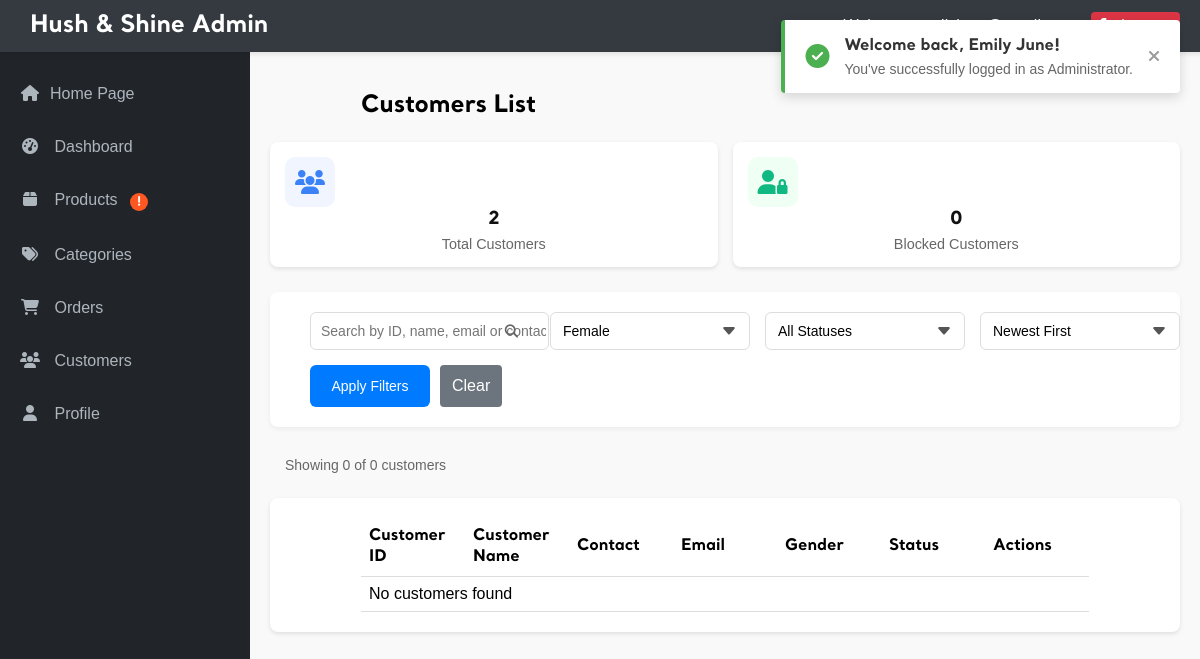
Before: /admin/admin_customer.php?gender=F (signed in) with the older database file.
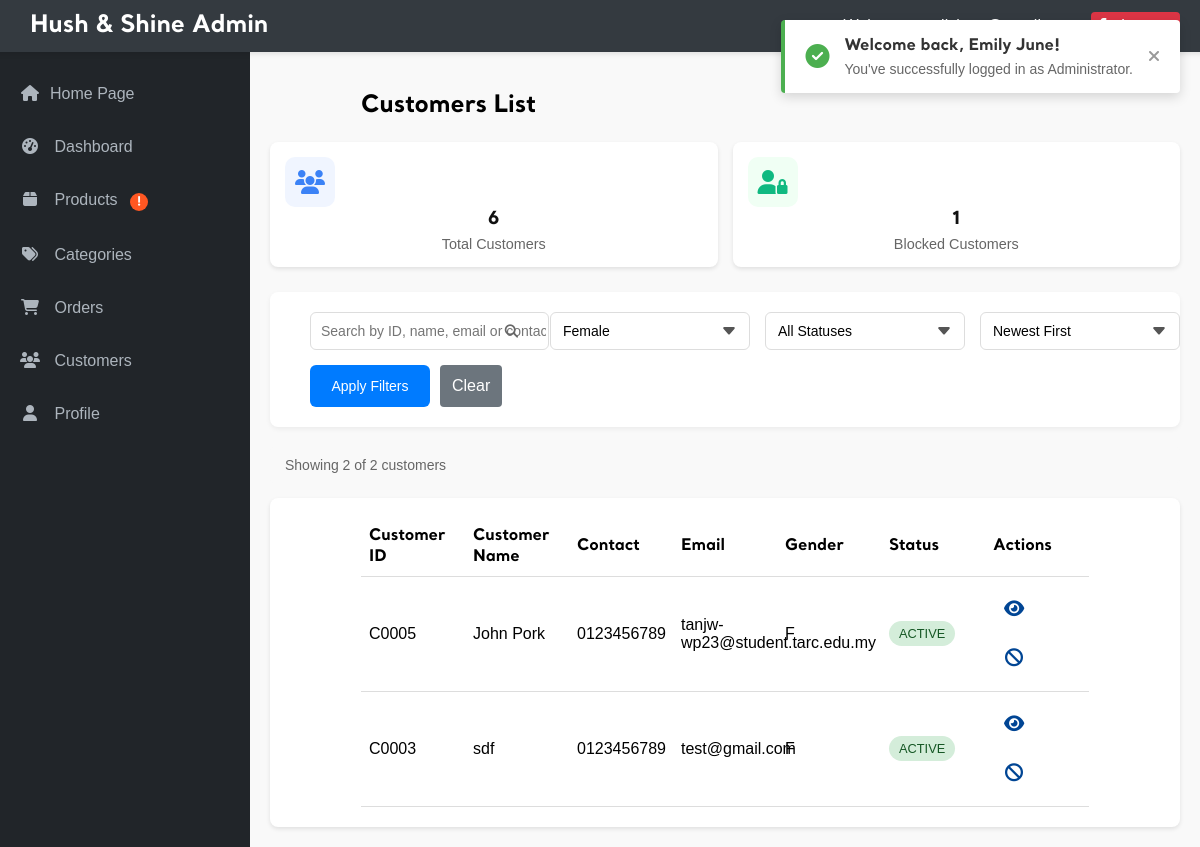
After: the same page with the newer database file.
### tables this page shows
CREATE TABLE `customer` (
  `cust_id` char(5) NOT NULL,
  `cust_name` varchar(50) NOT NULL,
  `cust_contact` varchar(13) NOT NULL,
  `cust_email` varchar(50) NOT NULL,
  `cust_gender` char(1) NOT NULL,
  `cust_password` varchar(100) NOT NULL,
  `cust_photo` varchar(100) NOT NULL,
  `status` enum('active','blocked') DEFAULT 'active',
  `blocked_until` datetime DEFAULT NULL,
  `block_reason` varchar(255) DEFAULT NULL
);

### admin/admin_customer.php (the view, shortened to what this page needs)
<?php
require_once '../_base.php';
include '../_head.php';
$page = isset($_GET['page']) ? (int)$_GET['page'] : 1;
$itemsPerPage = 10;
$offset = ($page - 1) * $itemsPerPage;
$searchTerm = isset($_GET['search']) ? trim($_GET['search']) : '';
$genderFilter = isset($_GET['gender']) ? $_GET['gender'] : '';
$sortBy = isset($_GET['sort']) ? $_GET['sort'] : 'newest';
$where = [];
$params = [];
if (!empty($genderFilter)) {
    $where[] = "cust_gender = ?";
    $params[] = $genderFilter;
}
$whereClause = !empty($where) ? ' WHERE ' . implode(' AND ', $where) : '';
$orderBy = match($sortBy) {
    'name_asc' => 'cust_name ASC',
    'name_desc' => 'cust_name DESC',
    'oldest' => 'cust_id ASC',
    default => 'cust_id DESC'
};
try {
    $countQuery = "SELECT COUNT(*) FROM customer" . $whereClause;
    $stmt = $_db->prepare($countQuery);
    $stmt->execute($params);
    $totalItems = $stmt->fetchColumn();
} catch (PDOException $e) {
    echo "Database error: " . $e->getMessage();
    exit;
}
try {
    $query = "SELECT cust_id, cust_name, cust_contact, cust_email, cust_gender, status, blocked_until
             FROM customer"
             . $whereClause .
             " ORDER BY " . $orderBy .
             " LIMIT " . $itemsPerPage . " OFFSET " . $offset;
    $stmt = $_db->prepare($query);
    $stmt->execute($params);
    $customers = $stmt->fetchAll(PDO::FETCH_ASSOC);
} catch (PDOException $e) {
    echo "Database error: " . $e->getMessage();
    exit;
}
try {
    $statsQuery = $_db->query("SELECT
        COUNT(*) as total_customers,
        SUM(CASE WHEN status = 'blocked' THEN 1 ELSE 0 END) as blocked_customers
        FROM customer");
    $stats = $statsQuery->fetch(PDO::FETCH_ASSOC);
} catch (PDOException $e) {
    $stats = ['total_customers' => 0, 'blocked_customers' => 0];
}
?>
<main class="admin-main">
    <div class="admin-title">
        <h2>Customers List</h2>
    </div>
    <div class="stats-cards">
        <div class="stat-card">
            <div class="stat-icon">
                <i class="fas fa-users"></i>
            </div>
            <div class="stat-info">
                <div class="stat-value"><?= number_format($stats['total_customers']) ?></div>
                <div class="stat-label">Total Customers</div>
            </div>
        </div>
        <div class="stat-card">
            <div class="stat-icon">
                <i class="fas fa-user-lock"></i>
            </div>
            <div class="stat-info">
                <div class="stat-value"><?= number_format($stats['blocked_customers']) ?></div>
                <div class="stat-label">Blocked Customers</div>
            </div>
        </div>
    </div>
    <div class="filter-section">
        <form action="admin_customer.php" method="GET" class="filter-form">
            <div class="filter-row">
                <div class="search-box">
                    <input type="text" name="search" placeholder="Search by ID, name, email or contact" value="<?= htmlspecialchars($searchTerm) ?>">
                    <button type="submit" class="search-btn">
                        <i class="fas fa-search"></i>
                    </button>
                </div>
                <div class="filter-group">
                    <select name="gender" class="filter-select">
                        <option value="F" <?= $genderFilter == 'F' ? 'selected' : '' ?>>Female</option>
                    </select>
                </div>
                <div class="filter-group">
                    <select name="status" class="filter-select">
                        <option value="">All Statuses</option>
                    </select>
                </div>
                <div class="filter-group">
                    <select name="sort" class="filter-select">
                        <option value="newest" <?= $sortBy == 'newest' ? 'selected' : '' ?>>Newest First</option>
                    </select>
                </div>
                <div class="filter-buttons">
                    <button type="submit" class="filter-btn">Apply Filters</button>
                    <a href="admin_customer.php" class="admin-submit-btn secondary">Clear</a>
                </div>
            </div>
        </form>
    </div>
    <div class="product-info-bar">
        <div class="product-count">
            Showing <?= count($customers) ?> of <?= $totalItems ?> customers
        </div>
    </div>
    <div class="table-responsive">
        <table class="admin-table">
            <thead>
                <tr>
                    <th>Customer ID</th>
                    <th>Customer Name</th>
                    <th>Contact</th>
                    <th>Email</th>
                    <th>Gender</th>
                    <th>Status</th>
                    <th>Actions</th>
                </tr>
            </thead>
            <tbody>
                <?php if (count($customers) > 0): ?>
                    <?php foreach ($customers as $customer): ?>
                        <tr>
                            <td><?= htmlspecialchars($customer['cust_id']) ?></td>
                            <td><?= htmlspecialchars($customer['cust_name']) ?></td>
                            <td><?= htmlspecialchars($customer['cust_contact']) ?></td>
                            <td><?= htmlspecialchars($customer['cust_email']) ?></td>
                            <td><?= htmlspecialchars($customer['cust_gender']) ?></td>
                            <td>
                                <?php if ($customer['status'] === 'blocked'): ?>
                                    <span class="status-badge blocked" title="Blocked until: <?= date('F j, Y g:i A', strtotime($customer['blocked_until'])) ?>">
                                        Blocked
                                    </span>
                                <?php else: ?>
                                    <span class="status-badge active">Active</span>
                                <?php endif; ?>
                            </td>
                            <td class="actions">
                                <a href="view_customer.php?id=<?= $customer['cust_id'] ?>" class="btn" title="View Customer">
                                    <i class="fas fa-eye"></i>
                                </a>
                                <a href="view_customer.php?id=<?= $customer['cust_id'] ?>" class="btn <?= $customer['status'] === 'blocked' ? 'btn-warning' : 'btn-danger' ?>" title="<?= $customer['status'] === 'blocked' ? 'Manage Block Status' : 'Block Customer' ?>">
                                    <i class="fas <?= $customer['status'] === 'blocked' ? 'fa-unlock' : 'fa-ban' ?>"></i>
                                </a>
                            </td>
                        </tr>
                    <?php endforeach; ?>
                <?php else: ?>
                    <tr>
                        <td colspan="7">No customers found</td>
                    </tr>
                <?php endif; ?>
            </tbody>
        </table>
    </div>
</main>

### _head.php (shortened to what this page needs)
<?php
function hasLowStockProducts() {
    global $_db;
    try {
        $stmt = $_db->prepare("SELECT COUNT(*) FROM product WHERE quantity <= ? AND quantity > 0");
        $stmt->execute([LOW_STOCK_THRESHOLD]);
        return $stmt->fetchColumn() > 0;
    } catch (PDOException $e) {
        return false;
    }
}
$checkLowStock = false;
if (isset($_SESSION['user']) && $_SESSION['user'] == "admin") {
    $checkLowStock = true;
}
$hasLowStock = false;
if ($checkLowStock) {
    $hasLowStock = hasLowStockProducts();
}
$isAdminSection = strpos($_SERVER['REQUEST_URI'], '/admin/') !== false;
    $_adminContext = $_adminContext ?? $isAdminSection;
?>
<!DOCTYPE html>
<html lang="en">
<head>
    <link rel="stylesheet" href="/css/app.css">
    <link href="https://unpkg.com/aos@2.3.1/dist/aos.css" rel="stylesheet">
</head>
<body>
<?php
    if (isset($_SESSION['login_success']) && isset($_SESSION['login_time']) && time() - $_SESSION['login_time'] < 2):
        $user_type = $_SESSION['user'] === 'admin' ? 'Administrator' : 'Customer';
        $user_name = $_SESSION['user'] === 'admin' ? $_SESSION['admin_name'] : $_SESSION['cust_name'];
    ?>
    <div id="login-success-toast" class="success-toast">
        <div class="toast-content">
            <div class="toast-icon">
                <i class="fas fa-check-circle"></i>
            </div>
            <div class="toast-message">
                <strong>Welcome back, <?= htmlspecialchars($user_name) ?>!</strong>
                <span>You've successfully logged in as <?= htmlspecialchars($user_type) ?>.</span>
            </div>
        </div>
        <button class="toast-close" onclick="closeToast()">
            <i class="fas fa-times"></i>
        </button>
    </div>
    <?php endif; ?>
    <?php if (isset($_SESSION['user']) && $_SESSION['user'] == "admin" && $_adminContext): ?>
        <header class="admin-header">
            <div class="admin-nav">
                <div class="admin-logo">
                    <h1>Hush & Shine Admin</h1>
                </div>
                <div class="admin-user">
                    <?php if (isset($_SESSION['admin_email'])): ?>
                        <span>Welcome, <?= htmlspecialchars($_SESSION['admin_email']) ?></span>
                        <a href="/page/logout.php" class="logout-btn"><i class="fas fa-sign-out-alt"></i> Logout</a>
                    <?php endif; ?>
                </div>
            </div>
        </header>
        <div class="admin-container">
            <nav class="admin-sidebar">
                <ul>
                    <li><a href="../index.php"> <i class="fas fa-home"></i>Home Page</a></li>
                    <li><a href="/admin/admin_dashboard.php"><i class="fas fa-tachometer-alt"></i> Dashboard</a></li>
                    <li>
                        <a href="/admin/admin_products.php">
                            <i class="fas fa-box"></i> Products
                            <?php if ($hasLowStock): ?>
                                <span class="notification-dot" title="Products with low stock">!</span>
                            <?php endif; ?>
                        </a>
                    </li>
                    <li><a href="/admin/admin_category.php"><i class="fas fa-tags"></i> Categories</a></li>
                    <li><a href="/admin/admin_orders.php"><i class="fas fa-shopping-cart"></i> Orders</a></li>
                    <li><a href="/admin/admin_customer.php"><i class="fas fa-users"></i> Customers</a></li>
                    <li><a href="/admin/admin_profile.php"><i class="fas fa-user"></i> Profile</a></li>
            </nav>
    <?php endif; ?>
    <main>

Changed rows visible on the page:
added customer: cust_id "C0005", cust_name "John Pork", cust_contact "0123456789", cust_email "tanjw-wp23@student.tarc.edu.my", cust_gender "F", status "ACTIVE"
added customer: cust_id "C0003", cust_name "sdf", cust_contact "0123456789", cust_email "test@gmail.com", cust_gender "F", status "ACTIVE"
Other visible differences:
$stats['total_customers']: "2" → "6"
$stats['blocked_customers']: "0" → "1"
count($customers): "0" → "2"
$totalItems: "0" → "2"
text no longer shown: "No customers found"
